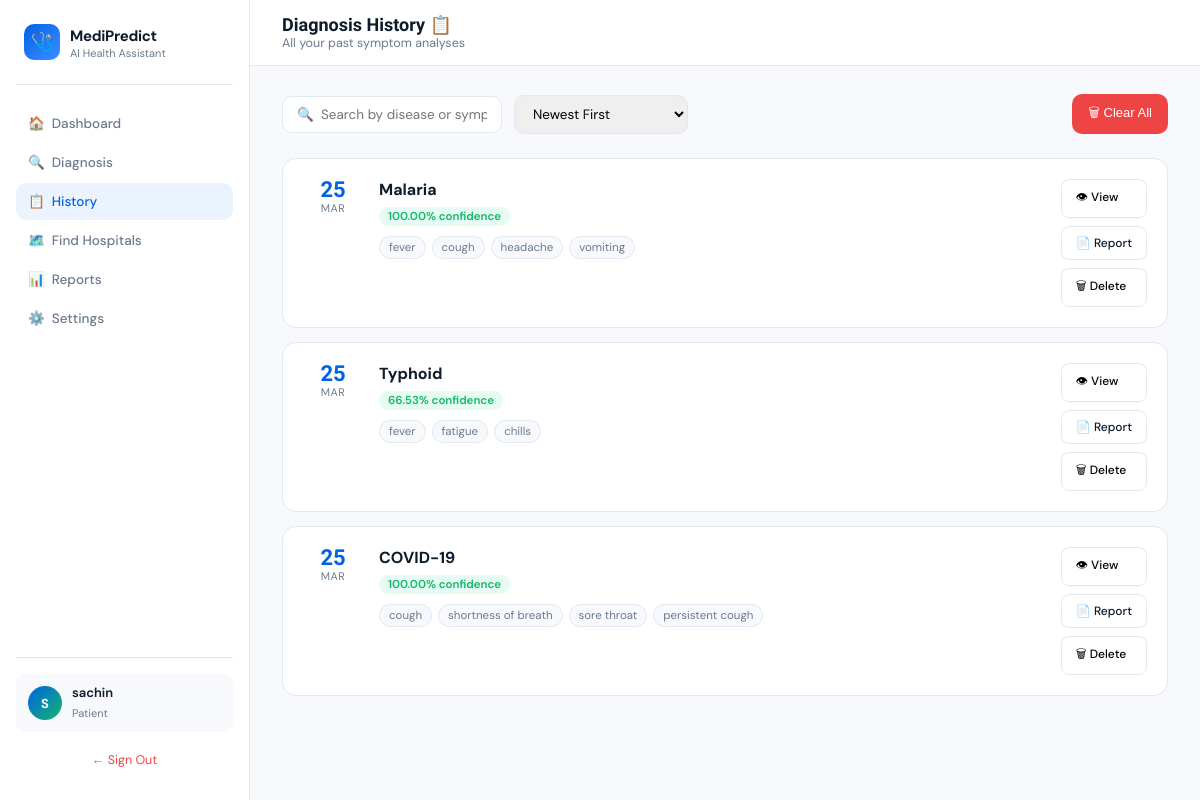
/history (signed in), run on an earlier commit of the app's database.
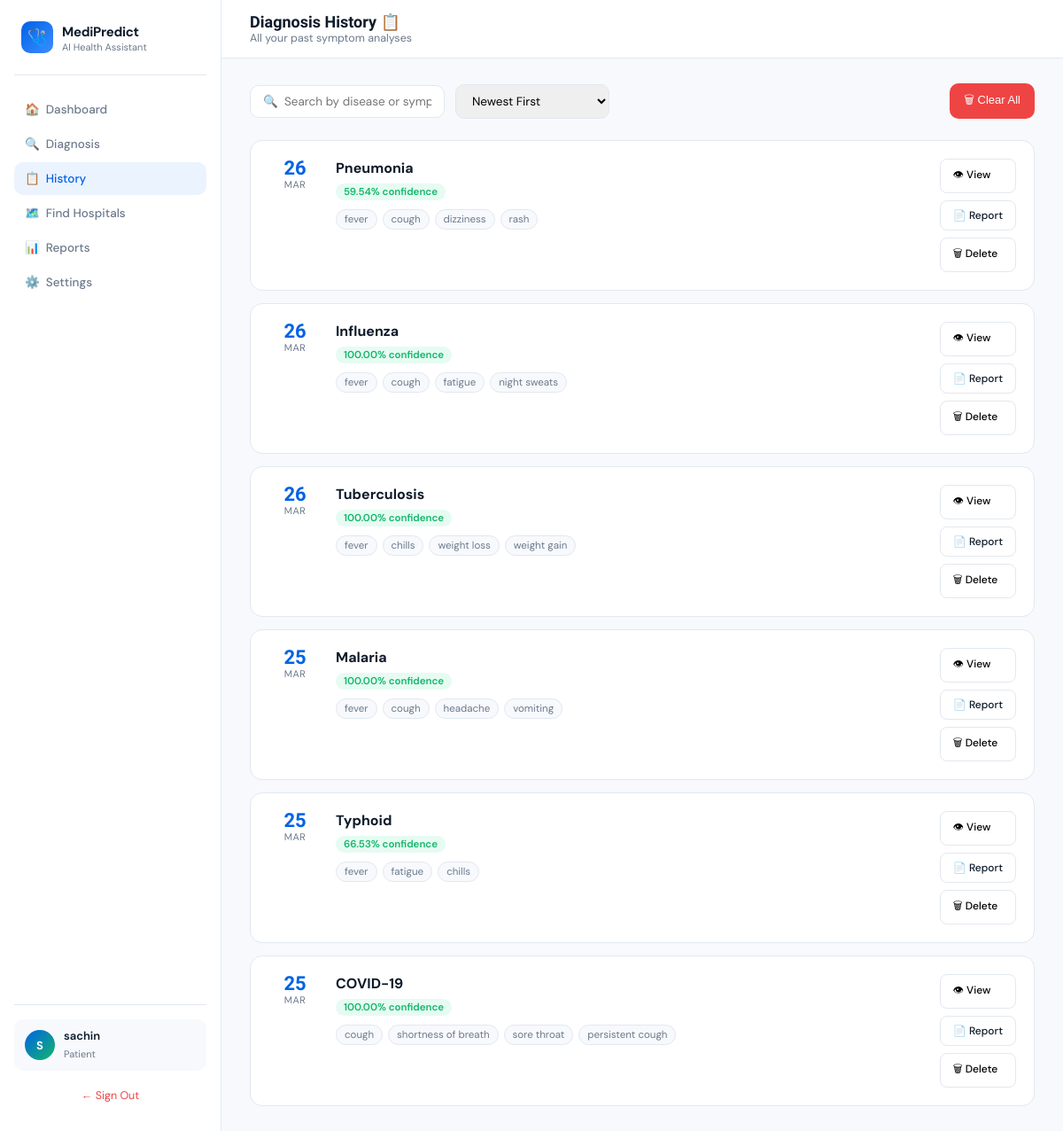
And on a later commit of the database.
### models.py (models this page shows, shortened)
class User(db.Model):
    __tablename__ = 'users'
    id          = db.Column(db.Integer,      primary_key=True)
    username    = db.Column(db.String(80),   unique=True, nullable=False)
    password    = db.Column(db.String(120),  nullable=False)
    first_name  = db.Column(db.String(80))
    last_name   = db.Column(db.String(80))
    email       = db.Column(db.String(120))
    role        = db.Column(db.String(20),   default='patient')
    joined      = db.Column(db.DateTime,     default=datetime.utcnow)
    age         = db.Column(db.String(10))
    gender      = db.Column(db.String(20))
    blood_group = db.Column(db.String(10))
    height      = db.Column(db.String(20))
    weight      = db.Column(db.String(20))
    allergies   = db.Column(db.Text)
    conditions  = db.Column(db.Text)
    medications = db.Column(db.Text)
    paid         = db.Column(db.Boolean,  default=False)   # True = active subscription
    paid_at      = db.Column(db.DateTime, nullable=True)   # When last payment was made
    expires_at   = db.Column(db.DateTime, nullable=True)   # Subscription expiry date
    payment_id   = db.Column(db.String(60), nullable=True) # Razorpay payment ID
    payment_amount = db.Column(db.Integer, nullable=True)  # Amount paid in rupees

class Diagnosis(db.Model):
    __tablename__ = 'diagnoses'
    id          = db.Column(db.Integer,   primary_key=True)
    record_id   = db.Column(db.String(20), unique=True, nullable=False)
    user_id     = db.Column(db.Integer,   db.ForeignKey('users.id'), nullable=False)
    top_disease = db.Column(db.String(100))
    confidence  = db.Column(db.String(20))
    prob_float  = db.Column(db.Float)
    symptoms    = db.Column(db.JSON)
    results     = db.Column(db.JSON)
    created_at  = db.Column(db.DateTime, default=datetime.utcnow)
    user = db.relationship('User', backref=db.backref('diagnoses', lazy=True))
    def to_dict(self):
        return {
            "id":          self.record_id,
            "user_id":     self.user_id,
            "top_disease": self.top_disease  or "",
            "confidence":  self.confidence   or "",
            "prob_float":  self.prob_float   or 0.0,
            "symptoms":    self.symptoms     or [],
            "results":     self.results      or [],
            "date":        self.created_at.strftime("%Y-%m-%d %H:%M") if self.created_at else "",
        }

### app.py (the view)
@app.route("/history")
@login_required
def history_page():
    user    = current_user()
    records = (Diagnosis.query.filter_by(user_id=user.id)
               .order_by(Diagnosis.created_at.desc()).all())
    return render_template("history.html",
                           username=user.username,
                           records=[r.to_dict() for r in records])

### app.py (called while the page is built)
@app.template_filter("format_month")
def format_month(date_str):
    try:
        dt = datetime.datetime.strptime(str(date_str)[:7], "%Y-%m")
        return dt.strftime("%b").upper()
    except Exception:
        return ""

def login_required(f):
    @wraps(f)
    def decorated(*args, **kwargs):
        if "user_id" not in session:
            return redirect(url_for("login"))
        user = current_user()
        if user and user.role == "patient":
            from flask import request as _req
            if _req.endpoint not in ("payment_page", "confirm_order", "logout"):
                if not user.paid:
                    return redirect(url_for("payment_page"))
                if user.expires_at and user.expires_at < datetime.datetime.utcnow():
                    user.paid = False
                    db.session.commit()
                    return redirect(url_for("payment_page"))
        return f(*args, **kwargs)
    return decorated

def current_user():
    uid = session.get("user_id")
    return User.query.get(uid) if uid else None

### templates/History.html (shortened to what this page needs)
<!DOCTYPE html>
<html lang="en">
<head>
</head>
<body>
<div class="layout">
<aside class="sidebar">
  <div class="logo">
    <div class="logo-icon">🩺</div>
    <div><strong>MediPredict</strong><span>AI Health Assistant</span></div>
  </div>
  <nav>
    <a href="/">🏠&nbsp; Dashboard</a>
    <a href="/">🔍&nbsp; Diagnosis</a>
    <a href="/history" class="active">📋&nbsp; History</a>
    <a href="/hospitals">🗺️&nbsp; Find Hospitals</a>
    <a href="/reports">📊&nbsp; Reports</a>
    <a href="/settings">⚙️&nbsp; Settings</a>
  </nav>
  <div class="sidebar-footer">
    <div class="user-card">
      <div class="avatar" id="avatarInitial">U</div>
      <div class="user-info"><strong>{{ username }}</strong><span>Patient</span></div>
    </div>
    <a href="/logout" style="display:block;text-align:center;margin-top:12px;font-size:12.5px;color:#EF4444;text-decoration:none;padding:8px;border-radius:8px;">← Sign Out</a>
  </div>
</aside>
<main class="main">
  <div class="topbar">
    <div><h1>Diagnosis History 📋</h1><p>All your past symptom analyses</p></div>
  </div>
  <div class="content">
    <div class="filter-bar">
      <input type="text" id="searchInput" placeholder="🔍  Search by disease or symptom…" oninput="filterRecords()">
      <select class="filter-select" id="sortSelect" onchange="filterRecords()">
        <option value="newest">Newest First</option>
      </select>
      <button class="clear-btn" onclick="if(confirm('Delete all history?')) clearAll()">🗑 Clear All</button>
    </div>
    <div class="records-grid" id="recordsGrid">
      {% if records %}
        {% for r in records %}
        <div class="record-card" data-id="{{ r.id }}" data-disease="{{ r.top_disease }}"
             data-conf="{{ r.results[0].prob_float if r.results and r.results[0].prob_float is defined else r.confidence | replace('%','') }}"
             data-date="{{ r.date }}">
          <div class="record-date-col">
            <div class="record-day">{{ r.date.split('-')[2].split(' ')[0] }}</div>
            <div class="record-month">{{ r.date | format_month }}</div>
          </div>
          <div class="record-body">
            <div class="record-disease">{{ r.top_disease }}</div>
            <span class="record-confidence">{{ r.confidence }} confidence</span>
            <div class="symptom-tags">
              {% for s in r.symptoms[:6] %}
              <span class="sym-tag">{{ s.replace('_',' ') }}</span>
              {% endfor %}
            </div>
          </div>
          <div class="record-actions">
            <button class="act-btn" onclick="viewDetail('{{ r.id }}')">👁 View</button>
            <a href="/download-report/{{ r.id }}" class="act-btn" style="text-decoration:none;color:inherit;">📄 Report</a>
            <button class="act-btn danger" onclick="deleteRecord('{{ r.id }}', this)">🗑 Delete</button>
          </div>
        </div>
        {% endfor %}
      {% else %}
        <div class="empty-state">
          <div class="icon">🔬</div>
          <h3>No diagnoses yet</h3>
          <p>Run your first analysis on the <a href="/">Dashboard</a> to see results here.</p>
        </div>
      {% endif %}
    </div>
  </div>
</main>
</div>
</body>
</html>

### templates/History.html (style rules this page uses)
*, *::before, *::after { box-sizing: border-box; margin: 0; padding: 0; }
:root { --blue:#0062E6; --blue-pale:#EBF3FF; --green:#12B76A; --green-pale:#E6FBF2; --amber:#F59E0B; --red:#EF4444; --text:#0D1B2A; --text-muted:#6B7A8D; --border:#E2E8F0; --white:#FFFFFF; --surface:#F7F9FC; --sidebar-w:250px; }
html,body { height:100%; font-family:'DM Sans',sans-serif; color:var(--text); background:var(--surface); }
.layout { display:flex; height:100vh; overflow:hidden; }
.sidebar { width:var(--sidebar-w); background:var(--white); border-right:1px solid var(--border); display:flex; flex-direction:column; padding:24px 16px; flex-shrink:0; }
.logo { display:flex; align-items:center; gap:10px; padding:0 8px 24px; border-bottom:1px solid var(--border); margin-bottom:20px; }
.logo-icon { width:36px; height:36px; border-radius:10px; background:linear-gradient(135deg,#0062E6,#3D8EFF); display:flex; align-items:center; justify-content:center; font-size:18px; }
.logo strong { font-size:15px; font-weight:700; letter-spacing:-0.3px; }
.logo span { display:block; font-size:11px; color:var(--text-muted); }
nav a { display:flex; align-items:center; gap:10px; padding:10px 12px; border-radius:10px; text-decoration:none; color:var(--text-muted); font-size:13.5px; font-weight:500; margin-bottom:2px; transition:all .18s; }
nav a.active { background:var(--blue-pale); color:var(--blue); }
.sidebar-footer { margin-top:auto; border-top:1px solid var(--border); padding-top:16px; }
.user-card { display:flex; align-items:center; gap:10px; padding:10px 12px; border-radius:10px; background:var(--surface); }
.avatar { width:34px; height:34px; border-radius:50%; background:linear-gradient(135deg,#0062E6,#12B76A); display:flex; align-items:center; justify-content:center; color:white; font-weight:700; font-size:13px; }
.user-info strong { display:block; font-size:13px; font-weight:600; }
.user-info span { font-size:11px; color:var(--text-muted); }
.main { flex:1; display:flex; flex-direction:column; overflow:hidden; }
.topbar { background:var(--white); border-bottom:1px solid var(--border); padding:14px 32px; display:flex; align-items:center; justify-content:space-between; }
.topbar h1 { font-family:'Sora',sans-serif; font-size:18px; font-weight:700; }
.topbar p { font-size:12.5px; color:var(--text-muted); }
.content { flex:1; overflow-y:auto; padding:28px 32px; }
.filter-bar { display:flex; gap:12px; align-items:center; margin-bottom:24px; flex-wrap:wrap; }
.filter-bar input { padding:9px 14px; border:1.5px solid var(--border); border-radius:10px; font-family:'DM Sans',sans-serif; font-size:13.5px; outline:none; min-width:220px; }
.filter-select { padding:9px 14px; border:1.5px solid var(--border); border-radius:10px; font-family:'DM Sans',sans-serif; font-size:13.5px; outline:none; cursor:pointer; }
.clear-btn { padding:9px 16px; background:var(--red); color:white; border:none; border-radius:10px; font-size:13px; font-weight:500; cursor:pointer; margin-left:auto; }
.records-grid { display:flex; flex-direction:column; gap:14px; }
.record-card { background:var(--white); border:1px solid var(--border); border-radius:14px; padding:20px; display:grid; grid-template-columns:auto 1fr auto; gap:16px; align-items:start; transition:box-shadow .2s; }
.record-date-col { text-align:center; min-width:60px; }
.record-day { font-size:22px; font-weight:700; font-family:'Sora',sans-serif; color:var(--blue); line-height:1; }
.record-month { font-size:11px; color:var(--text-muted); text-transform:uppercase; letter-spacing:.5px; }
.record-disease { font-size:16px; font-weight:700; margin-bottom:4px; }
.record-confidence { display:inline-block; background:var(--green-pale); color:var(--green); font-size:11.5px; font-weight:600; padding:2px 9px; border-radius:99px; margin-bottom:10px; }
.symptom-tags { display:flex; flex-wrap:wrap; gap:6px; }
.sym-tag { background:var(--surface); border:1px solid var(--border); color:var(--text-muted); font-size:11.5px; padding:3px 9px; border-radius:99px; }
.record-actions { display:flex; flex-direction:column; gap:8px; }
.act-btn { padding:8px 14px; border-radius:8px; border:1px solid var(--border); background:white; font-family:'DM Sans',sans-serif; font-size:12px; font-weight:500; cursor:pointer; display:flex; align-items:center; gap:6px; white-space:nowrap; transition:all .15s; }

What changed in the data, as far as the page shows it:
added Diagnosis: date "26", date "MAR", top_disease "Pneumonia", confidence "59.54%", replace "fever" "cough" "dizziness" "rash"
added Diagnosis: date "26", date "MAR", top_disease "Influenza", confidence "100.00%", replace "fever" "cough" "fatigue" "night sweats"
added Diagnosis: date "26", date "MAR", top_disease "Tuberculosis", confidence "100.00%", replace "fever" "chills" "weight loss" "weight gain"
